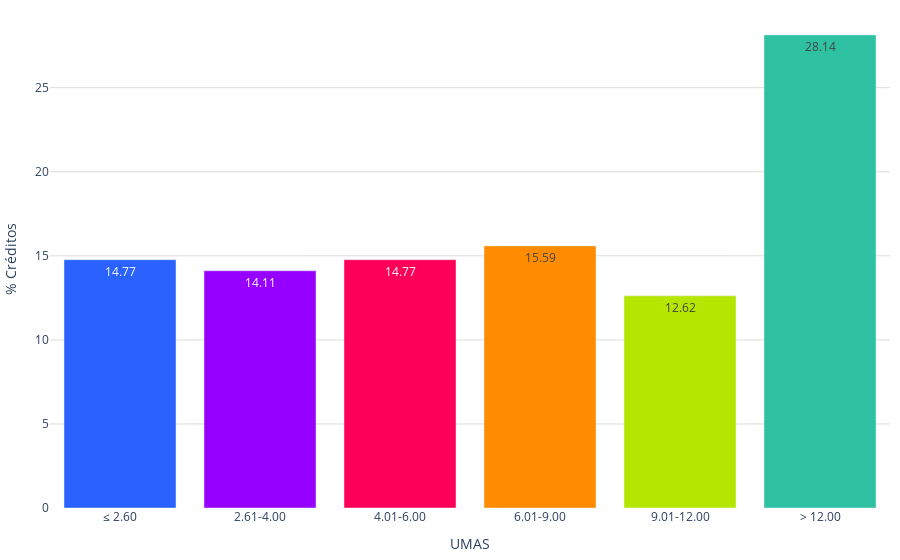

Write notebook code for a chart like this one.
### Code cell
labels = conteo_ingresos['rango_ingresos']
values = conteo_ingresos['porcentajes']
colores = ['#2962ff', '#9500ff', '#ff0059', '#ff8c00', '#b4e600', '#2EC2A2','#E50CB6']

fig = go.Figure()
fig.add_trace(go.Bar(
        x=labels, 
        y=values, 
        marker_color=colores,
        text=values,  # Texto que se mostrará en las barras (porcentaje)
        textposition='inside',  # Posición del texto (puede ser 'inside' o 'outside')
        #texttemplate='%{text:.1f}%', 
    )
)    
fig.update_layout(
    #barmode='stack', 
    #title='Porcentaje de créditos en UMAS (2022)',
    #title_font_size = 22,
    xaxis=dict(title='UMAS',),
    yaxis=dict(
        title='% Créditos', # Título del eje y
        gridcolor='#dddcda', # Color de las líneas que dividen los rangos del eje Y         
    ),  margin=dict(l=10, r=10, t=10, b=10),  # Ajusta los márgenes (left, right, top, bottom)
    plot_bgcolor='rgba(0,0,0,0)',  # Color de fondo del gráfico
    legend=dict(
        yanchor="top",
        y=0.99,
    )
)

# Exportar gráfica como archivo HTML
def guardar_grafico_como_html(fig, nombre_archivo, carpeta='assets\graficas'):
    # Crear la carpeta si no existe
    if not os.path.exists(carpeta):
        os.makedirs(carpeta)
    config = {
        'displaylogo': False,  # Ocultar el logo de Plotly
        'modeBarButtonsToRemove': [
            'toImage',       # Botón para guardar como imagen
            'select2d',      # Box select
            'lasso2d',       # Lasso select
            'resetScale2d',  # Reset Axes
        ]
    }
    # Gráfica como archivo HTML en la carpeta especificada
    pio.write_html(fig, f'{carpeta}/{nombre_archivo}.html', config=config)
guardar_grafico_como_html(fig, 'g_bar_creditos_umas_2022', carpeta='assets\graficas')
fig.show()

### Figure 1 — Plotly figure (JSON) as saved in the notebook; plotly's stock layout.template omitted (floating-point values rounded to 4 significant figures)
{"data": [{"marker": {"color": ["#2962ff", "#9500ff", "#ff0059", "#ff8c00", "#b4e600", "#2EC2A2", "#E50CB6"]}, "text": [14.77, 14.11, 14.77, 15.59, 12.62, 28.14], "textposition": "inside", "type": "bar", "x": ["≤ 2.60", "2.61-4.00", "4.01-6.00", "6.01-9.00", "9.01-12.00", "> 12.00"], "y": [14.77, 14.11, 14.77, 15.59, 12.62, 28.14]}], "layout": {"legend": {"y": 0.99, "yanchor": "top"}, "margin": {"b": 10, "l": 10, "r": 10, "t": 10}, "plot_bgcolor": "rgba(0,0,0,0)", "xaxis": {"title": {"text": "UMAS"}}, "yaxis": {"gridcolor": "#dddcda", "title": {"text": "% Créditos"}}}}
